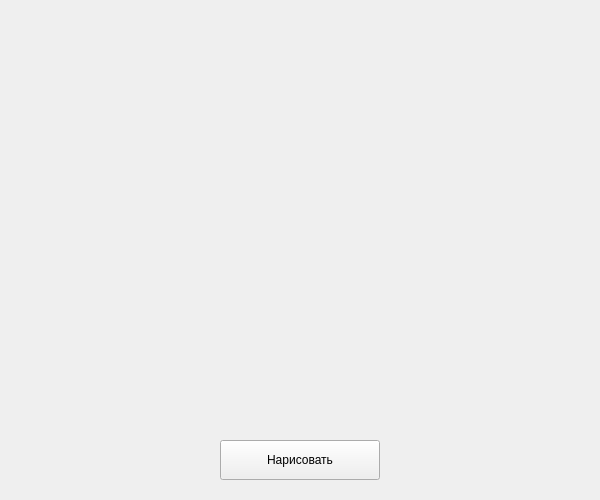
<?xml version="1.0" encoding="UTF-8"?>
<ui version="4.0">
 <class>MainWindow</class>
 <widget class="QMainWindow" name="MainWindow">
  <property name="geometry">
   <rect>
    <x>0</x>
    <y>0</y>
    <width>600</width>
    <height>500</height>
   </rect>
  </property>
  <property name="windowTitle">
   <string>Окружности</string>
  </property>
  <widget class="QWidget" name="centralwidget">
   <widget class="QPushButton" name="pushButton">
    <property name="geometry">
     <rect>
      <x>220</x>
      <y>440</y>
      <width>160</width>
      <height>40</height>
     </rect>
    </property>
    <property name="text">
     <string>Нарисовать</string>
    </property>
   </widget>
  </widget>
 </widget>
 <resources/>
 <connections/>
</ui>
